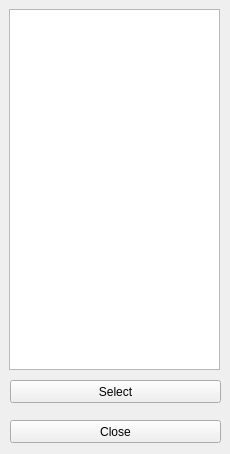
<?xml version="1.0" encoding="UTF-8"?>
<ui version="4.0">
 <class>ProcessList</class>
 <widget class="QWidget" name="ProcessList">
  <property name="geometry">
   <rect>
    <x>0</x>
    <y>0</y>
    <width>230</width>
    <height>454</height>
   </rect>
  </property>
  <property name="windowTitle">
   <string>Form</string>
  </property>
  <widget class="QPushButton" name="SelectProcessBtn">
   <property name="geometry">
    <rect>
     <x>10</x>
     <y>380</y>
     <width>211</width>
     <height>23</height>
    </rect>
   </property>
   <property name="focusPolicy">
    <enum>Qt::NoFocus</enum>
   </property>
   <property name="text">
    <string>Select</string>
   </property>
  </widget>
  <widget class="QPushButton" name="SelectCloseBtn">
   <property name="geometry">
    <rect>
     <x>10</x>
     <y>420</y>
     <width>211</width>
     <height>23</height>
    </rect>
   </property>
   <property name="focusPolicy">
    <enum>Qt::NoFocus</enum>
   </property>
   <property name="text">
    <string>Close</string>
   </property>
  </widget>
  <widget class="QListWidget" name="listWidget">
   <property name="geometry">
    <rect>
     <x>9</x>
     <y>9</y>
     <width>211</width>
     <height>361</height>
    </rect>
   </property>
  </widget>
 </widget>
 <resources/>
 <connections>
  <connection>
   <sender>SelectProcessBtn</sender>
   <signal>clicked()</signal>
   <receiver>ProcessList</receiver>
   <slot>SelectProcess()</slot>
   <hints>
    <hint type="sourcelabel">
     <x>96</x>
     <y>374</y>
    </hint>
    <hint type="destinationlabel">
     <x>51</x>
     <y>396</y>
    </hint>
   </hints>
  </connection>
  <connection>
   <sender>SelectCloseBtn</sender>
   <signal>clicked()</signal>
   <receiver>ProcessList</receiver>
   <slot>CloseProcessListForm()</slot>
   <hints>
    <hint type="sourcelabel">
     <x>134</x>
     <y>428</y>
    </hint>
    <hint type="destinationlabel">
     <x>140</x>
     <y>443</y>
    </hint>
   </hints>
  </connection>
  <connection>
   <sender>listWidget</sender>
   <signal>itemDoubleClicked(QListWidgetItem*)</signal>
   <receiver>ProcessList</receiver>
   <slot>SelectProcess(QListWidgetItem*)</slot>
   <hints>
    <hint type="sourcelabel">
     <x>38</x>
     <y>279</y>
    </hint>
    <hint type="destinationlabel">
     <x>4</x>
     <y>263</y>
    </hint>
   </hints>
  </connection>
 </connections>
 <slots>
  <slot>SelectProcess()</slot>
  <slot>CloseProcessListForm()</slot>
  <slot>SelectProcess(QListWidgetItem*)</slot>
 </slots>
</ui>
